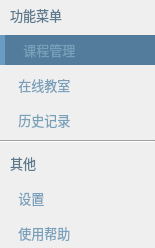
<?xml version="1.0" encoding="UTF-8"?>
<ui version="4.0">
 <class>TeacherFunctionButtonWidget</class>
 <widget class="QWidget" name="TeacherFunctionButtonWidget">
  <property name="geometry">
   <rect>
    <x>0</x>
    <y>0</y>
    <width>155</width>
    <height>248</height>
   </rect>
  </property>
  <property name="windowTitle">
   <string>Form</string>
  </property>
  <property name="styleSheet">
   <string notr="true">QPushButton { 
	text-align: left;
	padding-left: 15px;
	border: none;
	color:  #79A0BA;;
	background-color: none;
}

QPushButton:hover {
	background-color: #385368;
}

QPushButton:checked {
	background-color: #537b9b;
	border-left: 5px solid #699BC3;
}</string>
  </property>
  <layout class="QVBoxLayout" name="verticalLayout">
   <property name="spacing">
    <number>5</number>
   </property>
   <property name="leftMargin">
    <number>0</number>
   </property>
   <property name="topMargin">
    <number>0</number>
   </property>
   <property name="rightMargin">
    <number>0</number>
   </property>
   <property name="bottomMargin">
    <number>0</number>
   </property>
   <item>
    <widget class="QLabel" name="function_navigation_text">
     <property name="minimumSize">
      <size>
       <width>155</width>
       <height>30</height>
      </size>
     </property>
     <property name="maximumSize">
      <size>
       <width>155</width>
       <height>30</height>
      </size>
     </property>
     <property name="font">
      <font>
       <family>微软雅黑</family>
       <pointsize>10</pointsize>
      </font>
     </property>
     <property name="styleSheet">
      <string notr="true">QLabel {
	color: #5b788c;
}</string>
     </property>
     <property name="text">
      <string>   功能菜单</string>
     </property>
     <property name="alignment">
      <set>Qt::AlignLeading|Qt::AlignLeft|Qt::AlignVCenter</set>
     </property>
    </widget>
   </item>
   <item>
    <widget class="QPushButton" name="course_management_btn">
     <property name="minimumSize">
      <size>
       <width>155</width>
       <height>30</height>
      </size>
     </property>
     <property name="maximumSize">
      <size>
       <width>155</width>
       <height>30</height>
      </size>
     </property>
     <property name="font">
      <font>
       <family>微软雅黑</family>
       <pointsize>10</pointsize>
      </font>
     </property>
     <property name="cursor">
      <cursorShape>PointingHandCursor</cursorShape>
     </property>
     <property name="styleSheet">
      <string notr="true"/>
     </property>
     <property name="text">
      <string> 课程管理</string>
     </property>
     <property name="icon">
      <iconset resource="../../Status.qrc">
       <normaloff>:/button/Resources/material/button/course.png</normaloff>:/button/Resources/material/button/course.png</iconset>
     </property>
     <property name="iconSize">
      <size>
       <width>18</width>
       <height>18</height>
      </size>
     </property>
     <property name="checkable">
      <bool>true</bool>
     </property>
     <property name="checked">
      <bool>true</bool>
     </property>
     <attribute name="buttonGroup">
      <string notr="true">buttonGroup</string>
     </attribute>
    </widget>
   </item>
   <item>
    <widget class="QPushButton" name="online_classroom_btn">
     <property name="minimumSize">
      <size>
       <width>155</width>
       <height>30</height>
      </size>
     </property>
     <property name="maximumSize">
      <size>
       <width>155</width>
       <height>30</height>
      </size>
     </property>
     <property name="font">
      <font>
       <family>微软雅黑</family>
       <pointsize>10</pointsize>
      </font>
     </property>
     <property name="cursor">
      <cursorShape>PointingHandCursor</cursorShape>
     </property>
     <property name="styleSheet">
      <string notr="true"/>
     </property>
     <property name="text">
      <string> 在线教室</string>
     </property>
     <property name="icon">
      <iconset resource="../../Status.qrc">
       <normaloff>:/button/Resources/material/button/interaction.png</normaloff>:/button/Resources/material/button/interaction.png</iconset>
     </property>
     <property name="iconSize">
      <size>
       <width>18</width>
       <height>18</height>
      </size>
     </property>
     <property name="checkable">
      <bool>true</bool>
     </property>
     <attribute name="buttonGroup">
      <string notr="true">buttonGroup</string>
     </attribute>
    </widget>
   </item>
   <item>
    <widget class="QPushButton" name="history_btn">
     <property name="minimumSize">
      <size>
       <width>155</width>
       <height>30</height>
      </size>
     </property>
     <property name="maximumSize">
      <size>
       <width>155</width>
       <height>30</height>
      </size>
     </property>
     <property name="font">
      <font>
       <family>微软雅黑</family>
       <pointsize>10</pointsize>
      </font>
     </property>
     <property name="cursor">
      <cursorShape>PointingHandCursor</cursorShape>
     </property>
     <property name="styleSheet">
      <string notr="true"/>
     </property>
     <property name="text">
      <string> 历史记录</string>
     </property>
     <property name="icon">
      <iconset resource="../../Status.qrc">
       <normaloff>:/button/Resources/material/button/history.png</normaloff>:/button/Resources/material/button/history.png</iconset>
     </property>
     <property name="iconSize">
      <size>
       <width>18</width>
       <height>18</height>
      </size>
     </property>
     <property name="checkable">
      <bool>true</bool>
     </property>
     <attribute name="buttonGroup">
      <string notr="true">buttonGroup</string>
     </attribute>
    </widget>
   </item>
   <item>
    <widget class="Line" name="line_2">
     <property name="orientation">
      <enum>Qt::Horizontal</enum>
     </property>
    </widget>
   </item>
   <item>
    <widget class="QLabel" name="other_navigation_text">
     <property name="minimumSize">
      <size>
       <width>155</width>
       <height>30</height>
      </size>
     </property>
     <property name="maximumSize">
      <size>
       <width>155</width>
       <height>30</height>
      </size>
     </property>
     <property name="font">
      <font>
       <family>微软雅黑</family>
       <pointsize>10</pointsize>
      </font>
     </property>
     <property name="styleSheet">
      <string notr="true">QLabel {
	color: #5b788c;
}</string>
     </property>
     <property name="text">
      <string>   其他</string>
     </property>
     <property name="alignment">
      <set>Qt::AlignLeading|Qt::AlignLeft|Qt::AlignVCenter</set>
     </property>
    </widget>
   </item>
   <item>
    <widget class="QPushButton" name="setting_btn">
     <property name="minimumSize">
      <size>
       <width>155</width>
       <height>30</height>
      </size>
     </property>
     <property name="maximumSize">
      <size>
       <width>155</width>
       <height>30</height>
      </size>
     </property>
     <property name="font">
      <font>
       <family>微软雅黑</family>
       <pointsize>10</pointsize>
      </font>
     </property>
     <property name="cursor">
      <cursorShape>PointingHandCursor</cursorShape>
     </property>
     <property name="styleSheet">
      <string notr="true"/>
     </property>
     <property name="text">
      <string> 设置</string>
     </property>
     <property name="icon">
      <iconset resource="../../Status.qrc">
       <normaloff>:/button/Resources/material/button/setting.png</normaloff>:/button/Resources/material/button/setting.png</iconset>
     </property>
     <property name="iconSize">
      <size>
       <width>18</width>
       <height>18</height>
      </size>
     </property>
     <property name="checkable">
      <bool>true</bool>
     </property>
     <attribute name="buttonGroup">
      <string notr="true">buttonGroup</string>
     </attribute>
    </widget>
   </item>
   <item>
    <widget class="QPushButton" name="document_btn">
     <property name="minimumSize">
      <size>
       <width>155</width>
       <height>30</height>
      </size>
     </property>
     <property name="maximumSize">
      <size>
       <width>155</width>
       <height>30</height>
      </size>
     </property>
     <property name="font">
      <font>
       <family>微软雅黑</family>
       <pointsize>10</pointsize>
      </font>
     </property>
     <property name="cursor">
      <cursorShape>PointingHandCursor</cursorShape>
     </property>
     <property name="styleSheet">
      <string notr="true"/>
     </property>
     <property name="text">
      <string> 使用帮助</string>
     </property>
     <property name="icon">
      <iconset resource="../../Status.qrc">
       <normaloff>:/button/Resources/material/button/document.png</normaloff>:/button/Resources/material/button/document.png</iconset>
     </property>
     <property name="iconSize">
      <size>
       <width>18</width>
       <height>18</height>
      </size>
     </property>
     <property name="checkable">
      <bool>true</bool>
     </property>
     <attribute name="buttonGroup">
      <string notr="true">buttonGroup</string>
     </attribute>
    </widget>
   </item>
  </layout>
 </widget>
 <resources>
  <include location="../../Status.qrc"/>
 </resources>
 <connections/>
 <buttongroups>
  <buttongroup name="buttonGroup"/>
 </buttongroups>
</ui>
